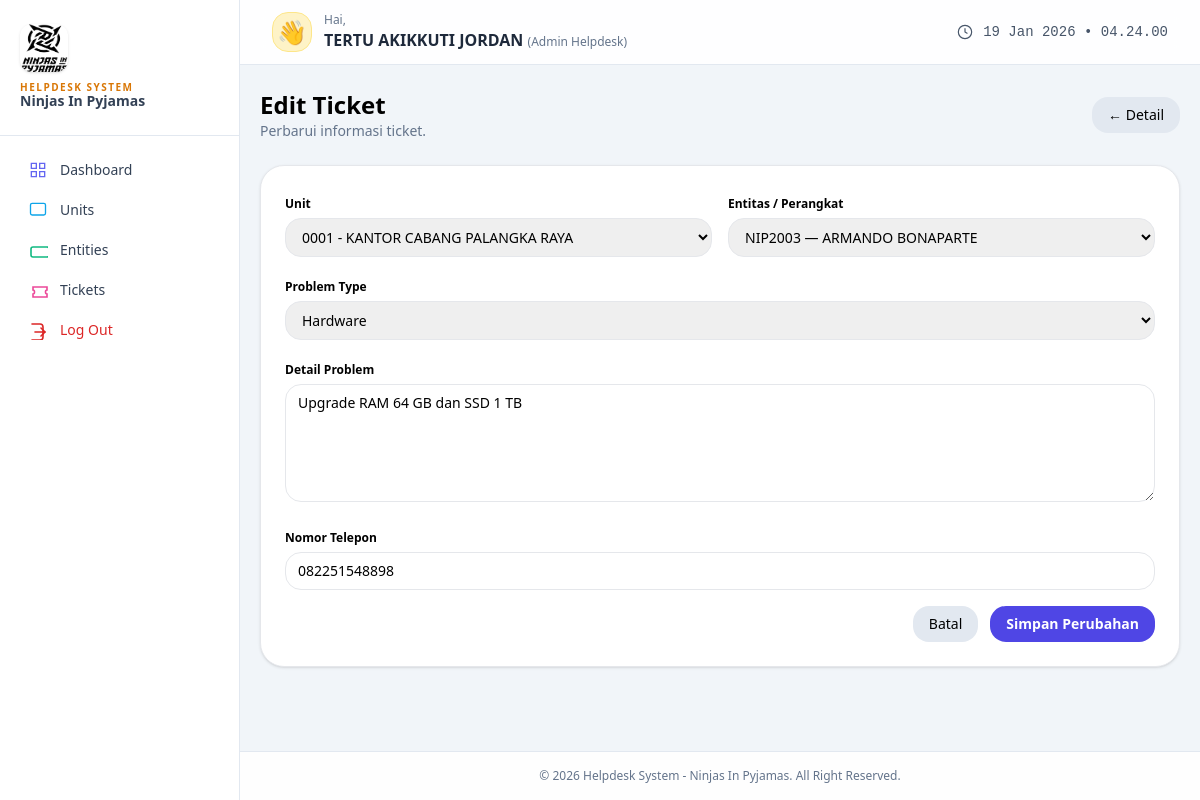
/engineer/tickets_edit.php?id=38 (signed in), run on the app's committed database.
### tables this page shows
CREATE TABLE `tickets` (
  `id` int(10) UNSIGNED NOT NULL,
  `ticket_no` varchar(40) NOT NULL,
  `reporter_id` int(10) UNSIGNED NOT NULL,
  `unit_id` int(10) UNSIGNED NOT NULL,
  `entity_id` int(10) UNSIGNED NOT NULL,
  `problem_type` enum('software','hardware','internet','accessories') NOT NULL,
  `problem_detail` text NOT NULL,
  `phone_number` varchar(30) DEFAULT NULL,
  `status` enum('open','waiting','confirmed','closed','cancelled') NOT NULL DEFAULT 'open',
  `action_taken` text DEFAULT NULL,
  `close_remarks` text DEFAULT NULL,
  `close_date` datetime DEFAULT NULL,
  `created_at` timestamp NOT NULL DEFAULT current_timestamp(),
  `updated_at` timestamp NOT NULL DEFAULT current_timestamp() ON UPDATE current_timestamp()
);

CREATE TABLE `units` (
  `id` int(10) UNSIGNED NOT NULL,
  `unit_id` varchar(50) NOT NULL,
  `nama_unit` varchar(200) NOT NULL,
  `alamat` text DEFAULT NULL,
  `kab_kota` varchar(100) DEFAULT NULL,
  `provinsi` varchar(100) DEFAULT NULL,
  `tat_target` int(10) UNSIGNED DEFAULT NULL,
  `entity_count` int(10) UNSIGNED NOT NULL DEFAULT 0,
  `created_at` timestamp NOT NULL DEFAULT current_timestamp(),
  `updated_at` timestamp NOT NULL DEFAULT current_timestamp() ON UPDATE current_timestamp()
);

CREATE TABLE `entities` (
  `id` int(10) UNSIGNED NOT NULL,
  `unit_id` int(10) UNSIGNED NOT NULL,
  `nama_pengguna` varchar(150) DEFAULT NULL,
  `nama_entitas` varchar(200) NOT NULL,
  `serial_number` varchar(150) DEFAULT NULL,
  `tipe_entitas` varchar(100) DEFAULT NULL,
  `brand` varchar(100) DEFAULT NULL,
  `jumlah_ticket` int(10) UNSIGNED NOT NULL DEFAULT 0,
  `created_at` timestamp NOT NULL DEFAULT current_timestamp(),
  `updated_at` timestamp NOT NULL DEFAULT current_timestamp() ON UPDATE current_timestamp()
);

### public/engineer/tickets_edit.php (the view, shortened to what this page needs)
<?php
$pdo = db();
$id = (int)($_GET['id'] ?? 0);
$stmt = $pdo->prepare("
    SELECT * FROM tickets WHERE id = :id LIMIT 1
");
$stmt->execute([':id'=>$id]);
$ticket = $stmt->fetch();
$units = $pdo->query("SELECT id, unit_id, nama_unit FROM units ORDER BY nama_unit ASC")->fetchAll();
$entities = $pdo->query("SELECT id, unit_id, nama_entitas, nama_pengguna FROM entities ORDER BY nama_entitas ASC")->fetchAll();
?>
<!DOCTYPE html>
<html lang="id">
<head>
<script src="https://cdn.tailwindcss.com"></script>
</head>
<body class="bg-slate-100 min-h-screen antialiased">
<div class="min-h-screen flex">
<?php include __DIR__."/sidebar_engineer.php"; ?>
<div class="flex-1 flex flex-col">
<?php include __DIR__."/header_engineer.php"; ?>
<main class="flex-1 px-5 py-6 fade space-y-6">
    <div class="flex items-center justify-between">
        <div>
            <h1 class="text-xl md:text-2xl font-semibold">Edit Ticket</h1>
            <p class="text-sm text-slate-500">Perbarui informasi ticket.</p>
        </div>
        <a href="tickets_detail.php?id=<?= $id ?>" class="px-4 py-2 rounded-2xl bg-slate-200 text-sm">← Detail</a>
    </div>
    <div class="bg-white rounded-3xl shadow border p-6 space-y-5">
        <form id="frm-edit" method="post" class="space-y-4">
            <div class="grid md:grid-cols-2 gap-4">
                <div>
                    <label class="text-xs font-semibold">Unit</label>
                    <select name="unit_id" id="unit-select"
                        class="mt-1 w-full rounded-2xl border px-3 py-2 text-sm">
                        <?php foreach($units as $u): ?>
                            <option value="<?= $u['id'] ?>" <?= $u['id']==$ticket['unit_id'] ? 'selected' : '' ?>>
                                <?= htmlspecialchars($u['unit_id']." - ".$u['nama_unit']) ?>
                            </option>
                        <?php endforeach; ?>
                    </select>
                </div>
                <div>
                    <label class="text-xs font-semibold">Entitas / Perangkat</label>
                    <select name="entity_id" id="entity-select"
                        class="mt-1 w-full rounded-2xl border px-3 py-2 text-sm">
                        <?php foreach($entities as $e): ?>
                            <option value="<?= $e['id'] ?>"
                                data-unit="<?= $e['unit_id'] ?>"
                                <?= $e['id']==$ticket['entity_id'] ? 'selected' : '' ?>>
                                <?= htmlspecialchars($e['nama_entitas']." — ".$e['nama_pengguna']) ?>
                            </option>
                        <?php endforeach; ?>
                    </select>
                </div>
            </div>
            <div>
                <label class="text-xs font-semibold">Problem Type</label>
                <select name="problem_type"
                    class="mt-1 w-full rounded-2xl border px-3 py-2 text-sm">
                    <?php foreach(['software','hardware','internet','accessories'] as $pt): ?>
                        <option value="<?= $pt ?>" <?= $ticket['problem_type']==$pt ? "selected" : "" ?>>
                            <?= ucfirst($pt) ?>
                        </option>
                    <?php endforeach; ?>
                </select>
            </div>
            <div>
                <label class="text-xs font-semibold">Detail Problem</label>
                <textarea name="problem_detail" rows="5"
                    class="mt-1 w-full rounded-2xl border px-3 py-2 text-sm"><?= htmlspecialchars($ticket['problem_detail']) ?></textarea>
            </div>
            <div>
                <label class="text-xs font-semibold">Nomor Telepon</label>
                <input type="text" name="phone_number"
                    value="<?= htmlspecialchars($ticket['phone_number']) ?>"
                    class="mt-1 w-full rounded-2xl border px-3 py-2 text-sm">
            </div>
            <div class="flex justify-end gap-3">
                <a href="tickets_detail.php?id=<?= $id ?>" class="px-4 py-2 rounded-2xl bg-slate-200 text-sm">
                    Batal
                </a>
                <button type="button" id="btn-save"
                    class="px-4 py-2 rounded-2xl bg-indigo-600 text-white text-sm font-semibold hover:bg-indigo-500">
                    Simpan Perubahan
                </button>
            </div>
        </form>
    </div>
</main>
<?php include __DIR__."/footer_engineer.php"; ?>
</div>
</div>
</body>
</html>

### public/engineer/tickets_edit.php (style rules this page uses)
.fade { animation:fadeIn .7s ease forwards; }

### data on the page
tickets: unit_id "0001 - KANTOR CABANG PALANGKA RAYA", entity_id "NIP2003 — ARMANDO BONAPARTE", problem_type "Hardware", problem_detail "Upgrade RAM 64 GB dan SSD 1 TB", phone_number "082251548898"

### other printed values
$fullname "TERTU AKIKKUTI JORDAN"
$roleLabel "Admin Helpdesk"
$year "2026"
